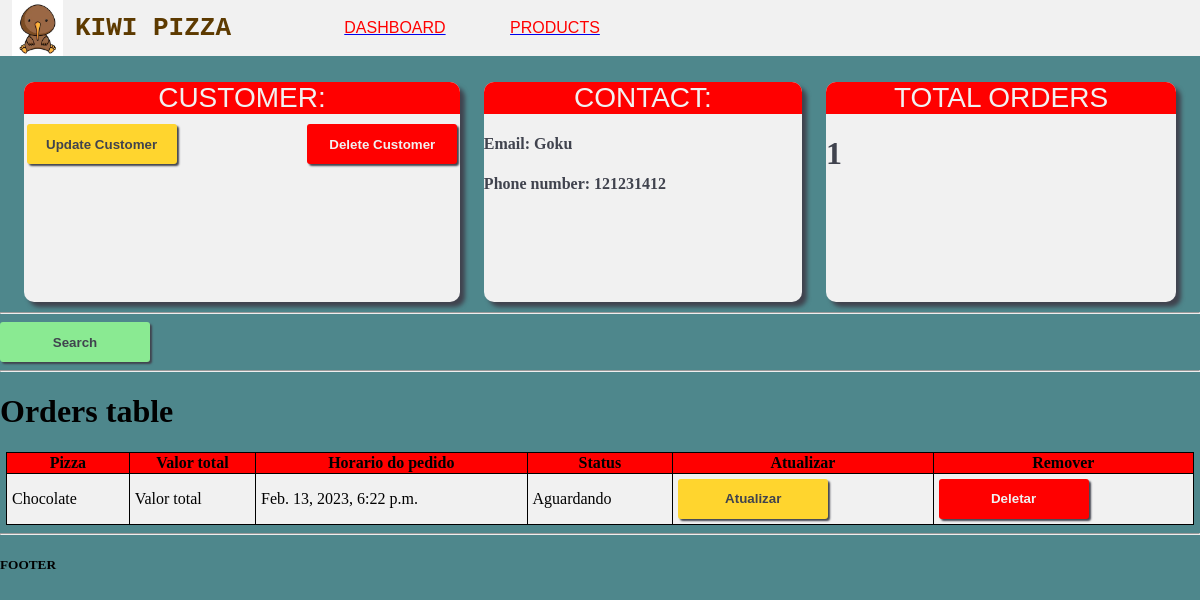
/cliente/2/, run on an earlier commit of the app's database.
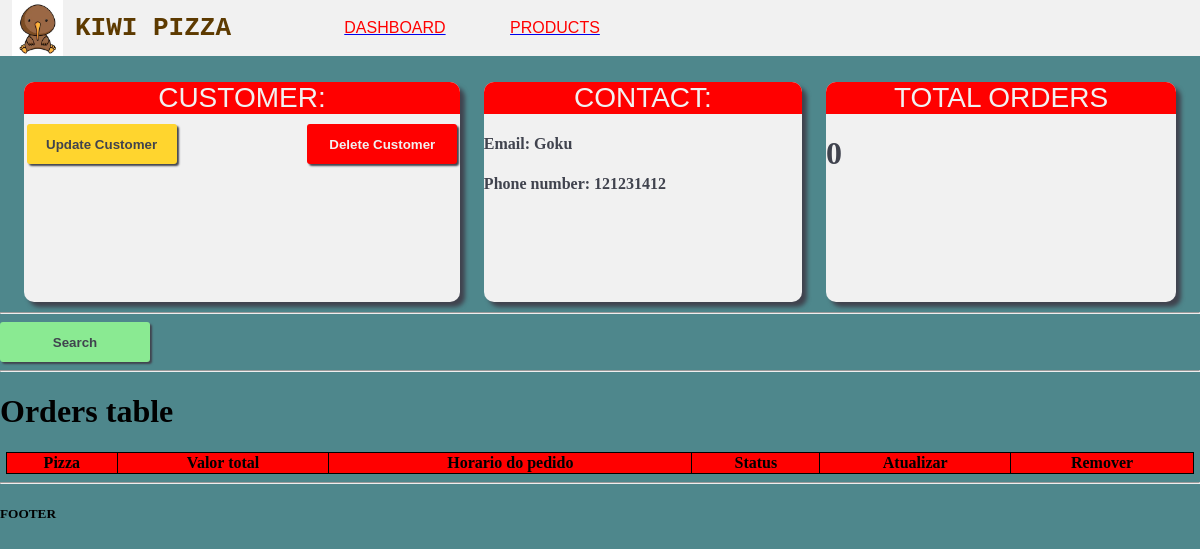
And on a later commit of the database.
### accounts/models.py (models this page shows, shortened)
class Pizza(models.Model):
    CATEGORIA=(
        ('Salgada', 'Salgada'),
        ('Doce', 'Doce'),
        ('Especial', 'Especial'),
    )
    TAMANHO=(
        ('Brotinho','Brotinho'),
        ('Media', 'Media'),
        ('Familia', 'Familia'),
        ('Gigante', 'Gigante'),
    )
    nome = models.CharField(max_length=200, null=True)
    valor = models.FloatField(null=True)
    tamanho = models.CharField(max_length=200, null=True, choices=TAMANHO)
    categoria = models.CharField(max_length=200, null=True, choices=CATEGORIA)
    descricao = models.CharField(max_length=200, null=True, blank=True)
    data_criado = models.DateTimeField(auto_now_add=True, null=True)
    def __str__(self):
        return self.nome

class Pedido(models.Model):
    STATUS = (
        ('Aguardando', 'Aguardando'),
        ('Saiu para entrega', 'Saiu para entrega'),
        ('Entregue', 'Entregue'),
    )
    cliente = models.ForeignKey(Cliente, null=True, on_delete=models.SET_NULL)
    pizza = models.ManyToManyField(Pizza)
    data_criado = models.DateTimeField(auto_now_add=True, null=True)
    status = models.CharField(max_length=200, null=True, choices=STATUS)

### accounts/views.py (the view)
# urls.py: path('cliente/<str:pk>/', views.cliente, name="cliente"),
def cliente(request, pk):
    cliente = Cliente.objects.get(id=pk)
    pedidos = cliente.pedido_set.all()
    pedidos_count = pedidos.count()
    context = {'cliente':cliente, 'pedidos':pedidos, 'pedidos_count':pedidos_count}
    return render(request, 'accounts/cliente.html', context)

### accounts/templates/accounts/cliente.html
{% extends 'accounts/main.html' %} {% block content %}
<div class="flex-dashboard">
  <div class="card flex-item">
    <div class="card-title-1">Customer:</div>
    <div class="botoes">
      <button class="btn update">Update Customer</button>
      <button class="btn delete">Delete Customer</button>
    </div>
  </div>
  <div class="card flex-item">
    <div class="card-title-1">Contact:</div>
    <h4>Email: {{cliente.nome}}</h4>
    <h4>Phone number: {{cliente.telefone}}</h4>
  </div>
  <div class="card flex-item">
    <div class="card-title-1">Total orders</div>
    <h1>{{pedidos_count}}</h1>
  </div>
</div>
<hr />
<button class="btn create">Search</button>
<hr />
<h1>Orders table</h1>
<table>
  <tr>
    <th>Pizza</th>
    <th>Valor total</th>
    <th>Horario do pedido</th>
    <th>Status</th>
    <th>Atualizar</th>
    <th>Remover</th>
  </tr>
  {% for pedido in pedidos %}
  <tr>
    <td>{% for pizza in pedido.pizza.all %} {{pizza}} {% endfor %}</td>
    <td>Valor total</td>
    <td>{{pedido.data_criado}}</td>
    <td>{{pedido.status}}</td>
    <td>
      <a href="{% url 'atualizar_pedido' pedido.id %}"><button class="btn update">Atualizar</button></a>
    </td>
    <td>
      <a href="{% url 'deletar_pedido' pedido.id %}"><button class="btn delete">Deletar</button></a>
    </td>
  </tr>
  {% endfor %}
</table>
{% endblock %}

What changed in the data, as far as the page shows it:
removed Pedido: data_criado "Feb. 13, 2023, 6:22 p.m.", status "Aguardando"
no longer on this page (row unchanged): Pizza: nome "Chocolate"
Also different on the page:
{{ pedidos_count }}: "1" → "0"
